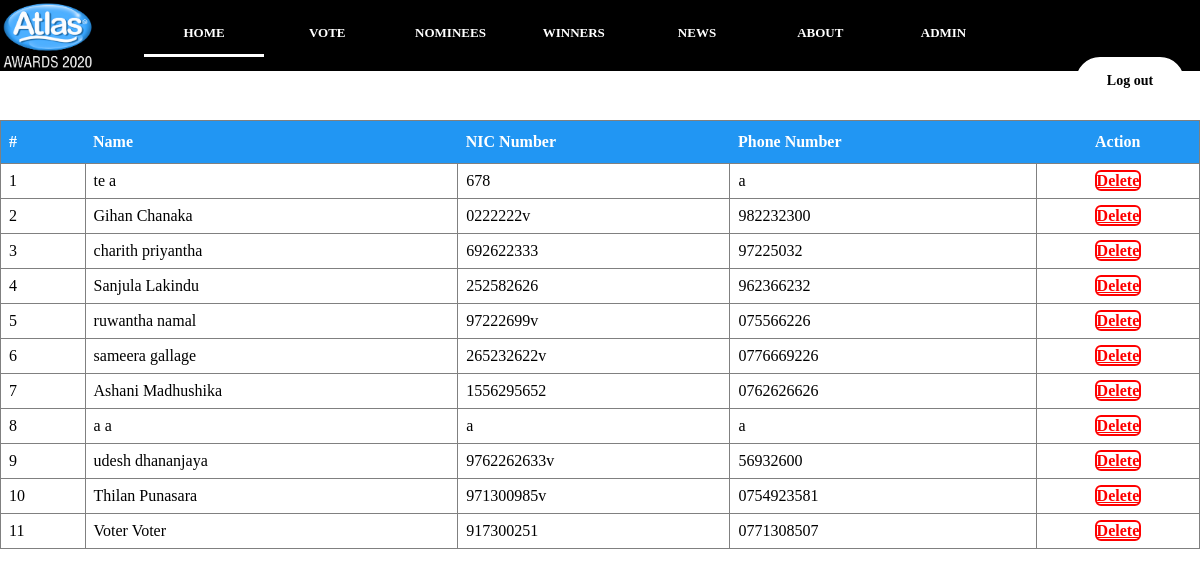
The app's page /voterListOrg.php (signed in) with its own data.
### tables this page shows
CREATE TABLE `users` (
  `ID` int(11) NOT NULL,
  `NAME` varchar(30) NOT NULL,
  `NIC` varchar(12) NOT NULL,
  `GENDER` varchar(10) NOT NULL,
  `MOBILE` varchar(12) NOT NULL,
  `EMAIL` varchar(50) NOT NULL,
  `PASSWORD` varchar(200) NOT NULL,
  `ADDRESS` varchar(50) NOT NULL,
  `IMG` varchar(2000) NOT NULL,
  `USER_TYPE` varchar(10) NOT NULL,
  `vote` int(11) NOT NULL DEFAULT 0
);

### voterListOrg.php (the view, shortened to what this page needs)
<?php
require_once ('connection.php');
$qry ="SELECT * FROM `users`    WHERE `USER_TYPE` = 'voter' ORDER BY `ID` DESC";
$result = mysqli_query($connection,$qry);
?>
<!DOCTYPE html>
<html>
<head>
    <link rel="stylesheet" type="text/css" href="CSS/artistListStyle.css">
    <link rel="stylesheet" type="text/css" href="CSS/homeStyle.css">
    <link rel="stylesheet" type="text/css" href="CSS/serviceStyle.css">
    <link rel="stylesheet" type="text/css" href="CSS/FooterStyle.css">
    <link rel="stylesheet" type="text/css" href="CSS/SlideStyle.css">
    <link rel="stylesheet" href="https://stackpath.bootstrapcdn.com/font-awesome/4.7.0/css/font-awesome.min.css">
</head>
<body>
<?php require_once('navBarOut.php');?>
<table id="artist" border="1" style="position: absolute; margin-top: 10%">
    <tr>
        <th>#</th>
        <th>Name</th>
        <th>NIC Number</th>
        <th>Phone Number</th>
        <th style="text-align: center" class="th_action">Action</th>
    </tr>
    <?php
        $i = 1;
        if($result){
            while ($row1 = mysqli_fetch_array($result)) {
                echo '<tr>';
                echo '<td class="no" name="no">'.$i.'</td>';
                echo '<td class="name" name="name">'.$row1["NAME"].'</td>';
                echo '<td class="nic" name="nic">'.$row1["NIC"].'</td>';
                echo '<td  class="phone" name="phone">'.$row1["MOBILE"].'</td>';
                echo '<td style="text-align: center">
            <a href="deleteArtist.php?'.$row1["ID"].'" <button class="delete" type="button" name="delete" >Delete</button></a>
        </td>';
                echo '</tr>';
                $i += 1;
            }
        }
?>
</table>
</body>
</html>

### CSS/artistListStyle.css (style rules this page uses)
* { font-family: Montserrat; }
#artist { border-collapse: collapse; width: 100%; }
#artist td, #artist th { padding: 8px; }
#artist th { padding-top: 12px; padding-bottom: 12px; text-align: left; background-color: #2196F3; color: white; border: none; }
.th_action { text-align: center; }
.delete { color: red; background-color: white; border: 2px solid red; width: 90px; height: 35px; border-radius: 6px; font-size: 16px; font-weight: bold; }

### CSS/homeStyle.css (style rules this page uses)
* { margin: 0; padding: 0; box-sizing: border-box; font-family: Montserrat; }

### CSS/serviceStyle.css (style rules this page uses)
body { margin: 0; padding: 0; background-color: white; -webkit-background-size: cover; background-size: cover; background-position: center center; height: 90vh; font-family: Montserrat; width: 100%; }

### CSS/FooterStyle.css (style rules this page uses)
body { margin: 0; padding: 0; font-family: Montserrat }

### CSS/SlideStyle.css (style rules this page uses)
* { box-sizing: border-box }
body { font-family: Montserrat; margin:0 }

### records on screen
users: NAME "te a", NIC "678", MOBILE "a"
users: NAME "Gihan Chanaka", NIC "0222222v", MOBILE "982232300"
users: NAME "charith priyantha", NIC "692622333", MOBILE "97225032"
users: NAME "Sanjula Lakindu", NIC "252582626", MOBILE "962366232"
users: NAME "ruwantha namal", NIC "97222699v", MOBILE "075566226"
users: NAME "sameera gallage", NIC "265232622v", MOBILE "0776669226"
users: NAME "Ashani Madhushika", NIC "1556295652", MOBILE "0762626626"
users: NAME "a a", NIC "a", MOBILE "a"
users: NAME "udesh dhananjaya", NIC "9762262633v", MOBILE "56932600"
users: NAME "Thilan Punasara", NIC "971300985v", MOBILE "0754923581"
users: NAME "Voter Voter", NIC "917300251", MOBILE "0771308507"
